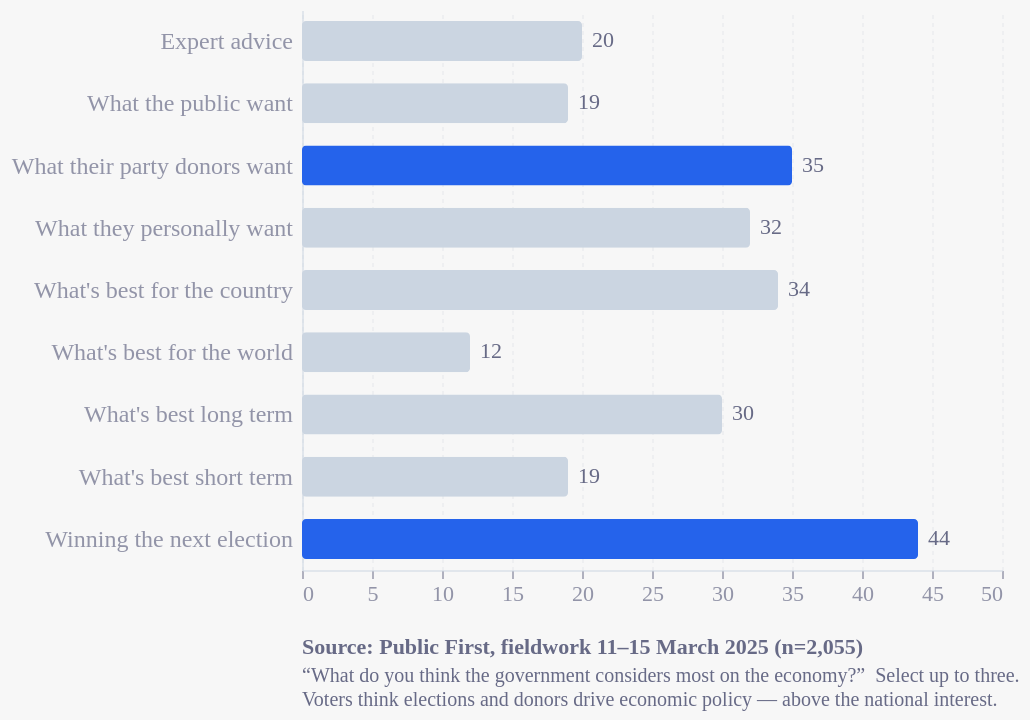

Here is the Vega-Lite specification saved for this chart:
### Vega-Lite specification from a JSON file in a GitHub repository (floating-point values rounded to 4 significant figures)
{"config": {"font": "Circular Std", "text": {"color": "#676A86", "align": "left", "baseline": "middle", "dx": 7, "dy": 0, "fontSize": 11}, "view": {"stroke": "transparent", "continuousWidth": 400, "continuousHeight": 300, "discreteWidth": 400, "discreteHeight": 300, "fill": "transparent"}, "range": {"category": ["#36B7B4", "#E6224B", "#F4C245", "#0063AF", "#00A767", "#179FDB", "#EB5C2E", "#5C267B", "#122B39"], "diverging": ["#E6224B", "#E54753", "#C9C9C9", "#179FDB", "#122B39"], "heatmap": ["#C9C9C9", "#179FDB", "#0063AF", "#122B39"], "ordinal": ["#00A767", "#36B7B4", "#179FDB", "#0063AF", "#243B5A"]}, "bar": {"color": "#179fdb"}, "line": {"color": "#e6224b"}, "rule": {"color": "#676A86"}, "area": {"opacity": 0.8}, "point": {"filled": true, "size": 80, "color": "#e6224b", "opacity": 0.95}, "geoshape": {"stroke": "white", "strokeWidth": 0.3}, "rect": {"fill": "#d6d4d4", "opacity": 0.3}, "axis": {"labelColor": "#676A86", "labelFontSize": 11, "labelFont": "Circular Std", "labelOpacity": 0.7, "tickColor": "#676A86", "tickOpacity": 0.5, "domainColor": "#cbd5e1", "domainOpacity": 0.5, "gridColor": "#e5e7eb", "gridDash": [2, 2], "gridOpacity": 0.5, "title": null, "titleColor": "#676A86", "titleOpacity": 0.8, "tickSize": 4}, "axisXDiscrete": {"grid": false, "labelAngle": 0, "tickCount": 10, "tickOpacity": 0.5, "title": null}, "axisYDiscrete": {"ticks": false, "labelPadding": 5}, "axisXTemporal": {"grid": false, "ticks": true}, "axisXQuantitative": {"grid": true}, "axisYQuantitative": {"gridColor": "#676A86", "gridDash": [1, 5], "gridOpacity": 0.5, "ticks": false, "labelPadding": 5, "tickCount": 8, "titleAngle": 0, "titleAlign": "left", "titleBaseline": "bottom", "titleX": 0, "titleY": -5}, "title": {"color": "#676A86E6", "subtitleColor": "#676A86", "font": "Circular Std", "subtitleFont": "Circular Std", "anchor": "start", "fontSize": 14, "subtitleFontSize": 12, "subtitlePadding": 4, "offset": 0, "frame": "group"}, "legend": {"titleColor": "#122b39", "title": null, "labelColor": "#122b39", "labelFontSize": 11}, "background": "#f7f7f7"}, "layer": [{"mark": {"type": "bar", "cornerRadius": 2, "height": 20}, "encoding": {"color": {"field": "hi", "legend": null, "scale": {"domain": [true, false], "range": ["#2563eb", "#cbd5e1"]}, "type": "nominal"}, "x": {"axis": {"format": "d", "grid": true}, "field": "pct", "scale": {"domain": [0, 50]}, "title": null, "type": "quantitative"}, "y": {"axis": {"labelFontSize": 12, "labelLimit": 200}, "field": "motive", "sort": "-x", "title": null, "type": "nominal"}}}, {"mark": {"type": "text", "align": "left", "color": "#676A86", "dx": 5, "fontSize": 11}, "encoding": {"text": {"field": "pct", "format": "d", "type": "quantitative"}, "x": {"field": "pct", "type": "quantitative"}, "y": {"axis": {"labelFontSize": 12, "labelLimit": 200}, "field": "motive", "sort": "-x", "title": null, "type": "nominal"}}}], "data": {"name": "data-ee340f591213c77373e24796ae907a4b"}, "height": 280, "title": {"text": "Source: Public First, fieldwork 11–15 March 2025 (n=2,055)", "anchor": "start", "color": "#676A86", "dy": 12, "fontSize": 11, "orient": "bottom", "subtitle": ["“What do you think the government considers most on the economy?”  Select up to three.", "Voters think elections and donors drive economic policy — above the national interest."], "subtitleColor": "#676A86", "subtitleFontSize": 10}, "width": 350, "$schema": "https://vega.github.io/schema/vega-lite/v6.4.1.json", "datasets": {"data-ee340f591213c77373e24796ae907a4b": [{"motive": "Winning the next election", "pct": 44, "hi": true}, {"motive": "What their party donors want", "pct": 35, "hi": true}, {"motive": "What's best for the country", "pct": 34, "hi": false}, {"motive": "What they personally want", "pct": 32, "hi": false}, {"motive": "What's best long term", "pct": 30, "hi": false}, {"motive": "Expert advice", "pct": 20, "hi": false}, {"motive": "What the public want", "pct": 19, "hi": false}, {"motive": "What's best short term", "pct": 19, "hi": false}, {"motive": "What's best for the world", "pct": 12, "hi": false}]}}
